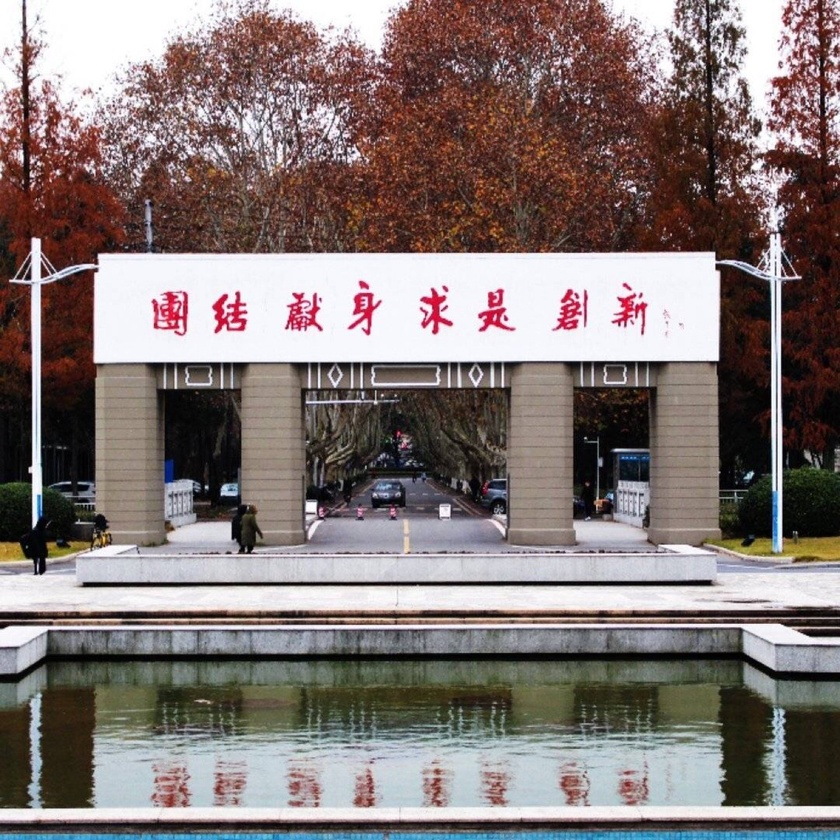
#> input picture hw1/datas/njust_origin.jpg, 840 x 840 px, shrunk from 1376 x 1376 before the run, found by its file name
$ python fog_simulation.py
#> lines starting #> are read from the running program, lines starting #| are printed output that depends on the picture
import numpy as np
import cv2 as cv
import os
import random

file = ['D:/WorkPlace/Image Analysis Basics/hw1/datas/njust_origin.jpg']
output = 'D:/WorkPlace/Image Analysis Basics/hw1/datas/njust_fogged.jpg'

for file_img in file:
    #打开图像
    img = cv.imread(file_img)
#> img is the input picture: shape (840, 840, 3); mean B, G, R 116.8, 118.3, 130.2
    mask_img = cv.imread(file_img)

    #雾的颜色
    mask_img[:, :] = (166, 178, 180)
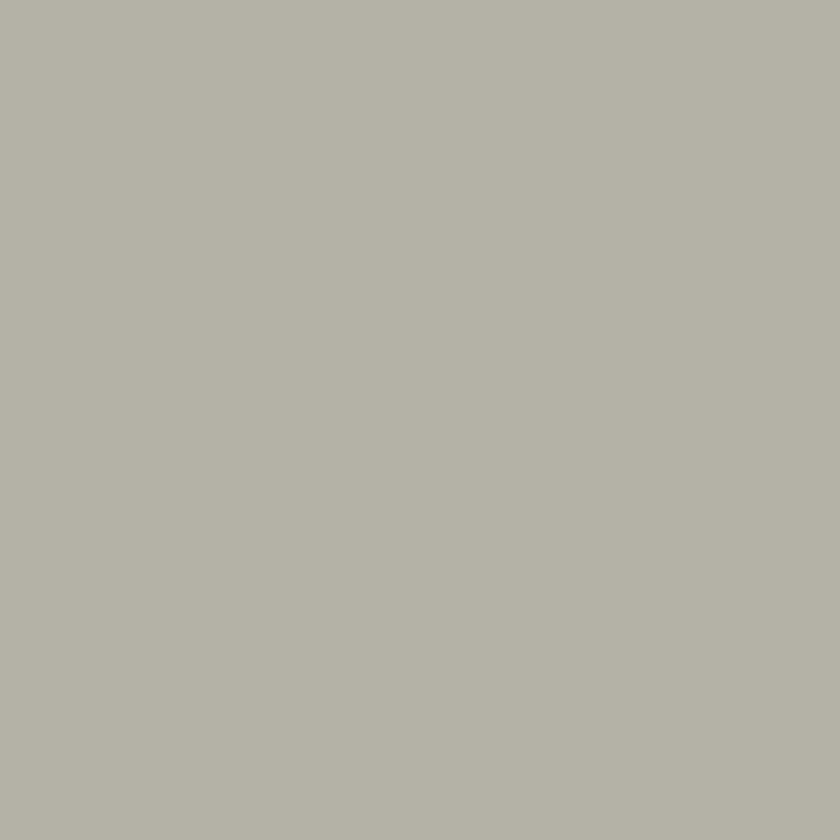
#> mask_img: shape (840, 840, 3); mean B, G, R 166, 178, 180

    #雾的浓度
    image = cv.addWeighted(img,
                           round(random.uniform(0.03, 0.28), 2),
                           mask_img, 1, 0)
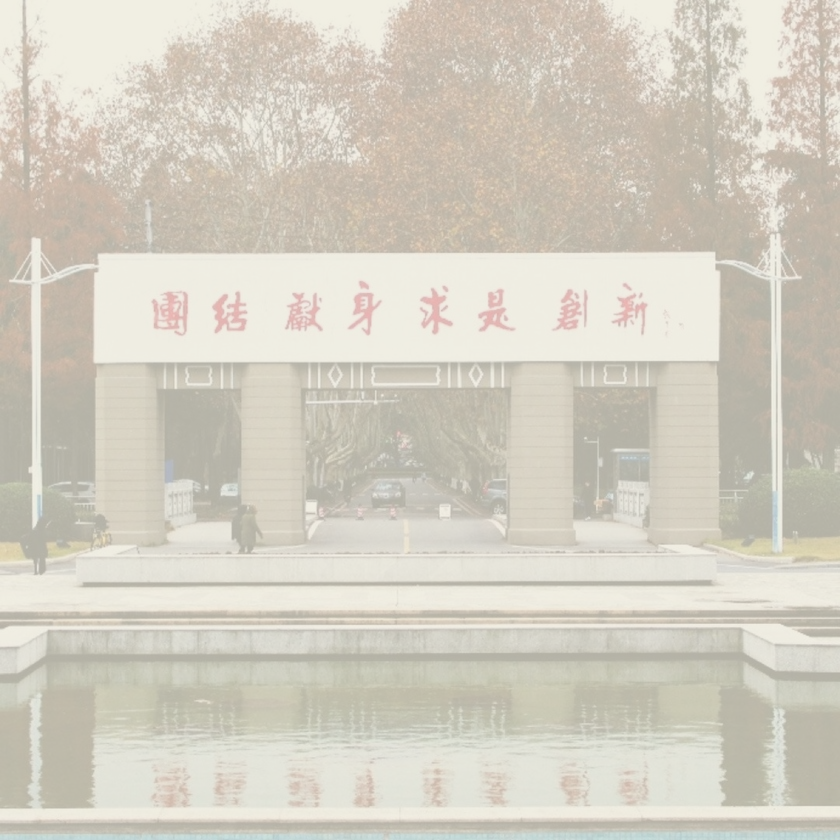
#> image: shape (840, 840, 3); mean B, G, R 194, 206.4, 211.3

    #保存的文件夹
    cv.imwrite(output, image)

$ run again, with hw1/datas/city_contrast.jpg copied over hw1/datas/njust_origin.jpg
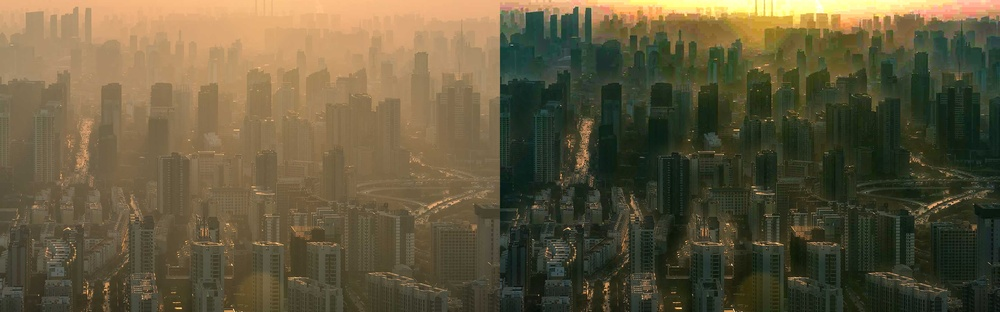
#> input picture hw1/datas/city_contrast.jpg, 1000 x 312 px, shrunk from 3360 x 1048 before the run, found by its file name
#> img is the input picture: shape (312, 1000, 3); mean B, G, R 61.5, 89.1, 99.1
#> `image = cv.addWeighted(img, round(random.uniform(0.03, 0.28), 2), mask..`:
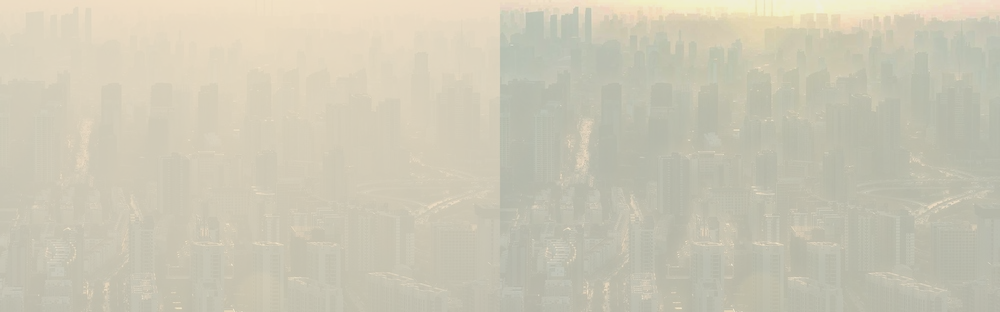
#> image: shape (312, 1000, 3); mean B, G, R 180.8, 199.4, 203.8

$ run again, with hw1/datas/city_defogged.jpg copied over hw1/datas/njust_origin.jpg
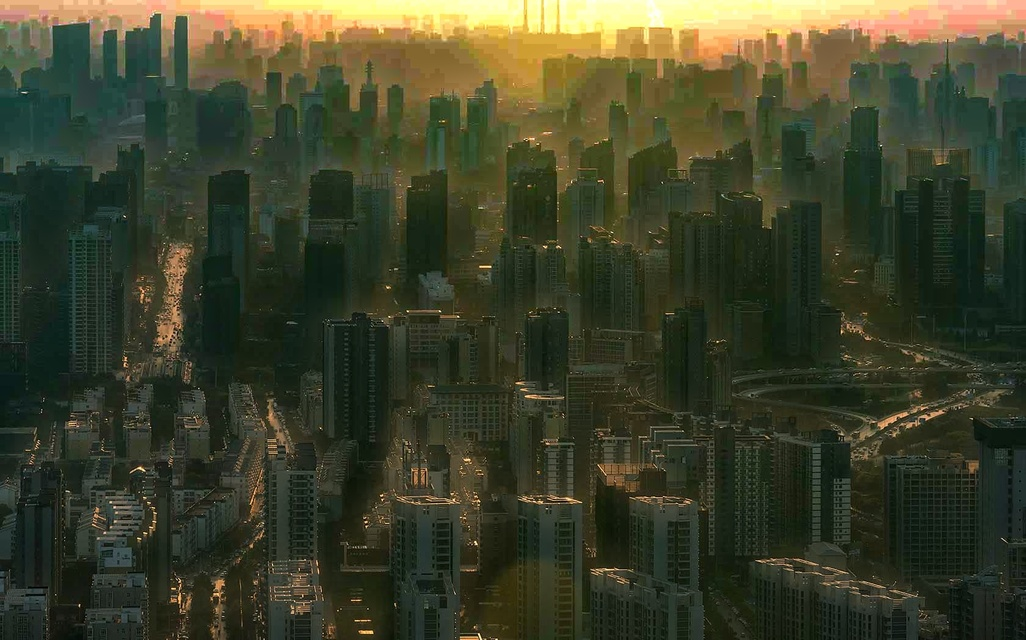
#> input picture hw1/datas/city_defogged.jpg, 1026 x 640 px, shrunk from 1680 x 1048 before the run, found by its file name
#> img is the input picture: shape (640, 1026, 3); mean B, G, R 43.1, 65.7, 62.3
#> `image = cv.addWeighted(img, round(random.uniform(0.03, 0.28), 2), mask..`:
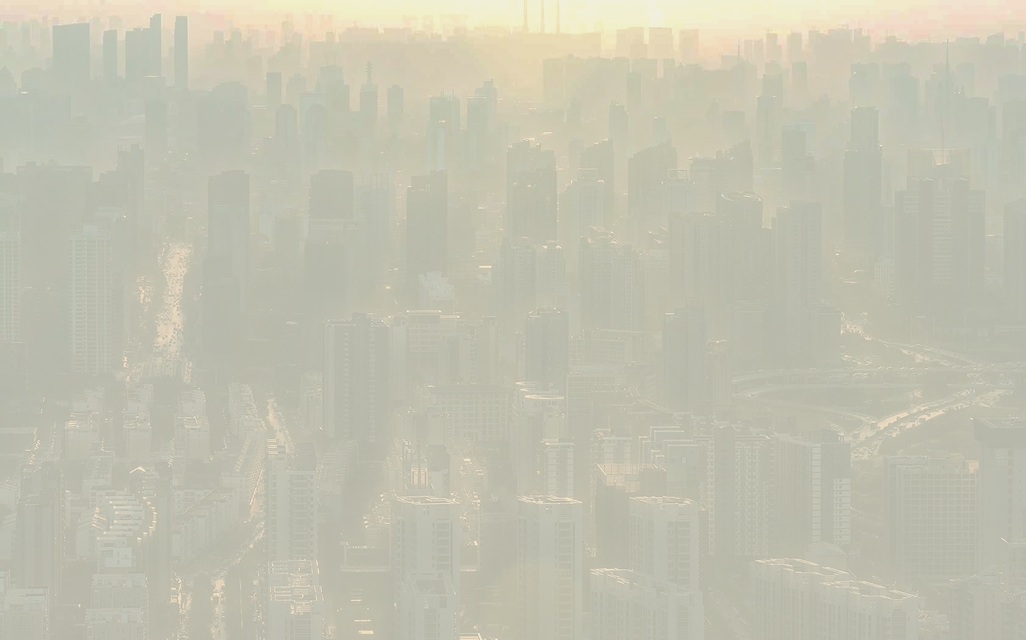
#> image: shape (640, 1026, 3); mean B, G, R 176.3, 193.8, 195

$ run again, with hw1/datas/city_fogged.jpg copied over hw1/datas/njust_origin.jpg
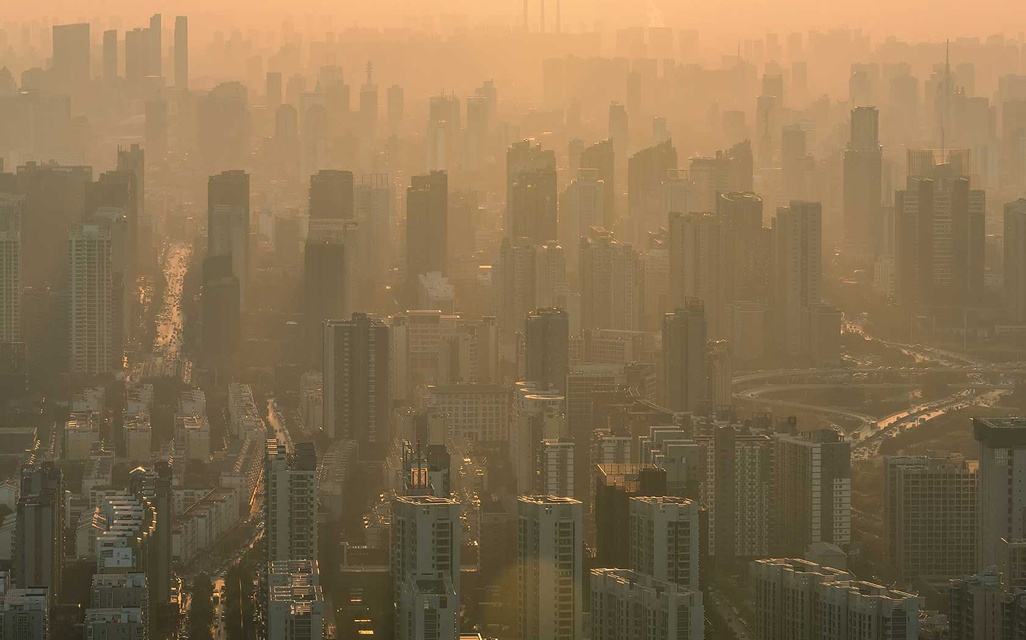
#> input picture hw1/datas/city_fogged.jpg, 1026 x 640 px, shrunk from 1680 x 1048 before the run, found by its file name
#> img is the input picture: shape (640, 1026, 3); mean B, G, R 79.9, 112.5, 135.9
#> `image = cv.addWeighted(img, round(random.uniform(0.03, 0.28), 2), mask..`:
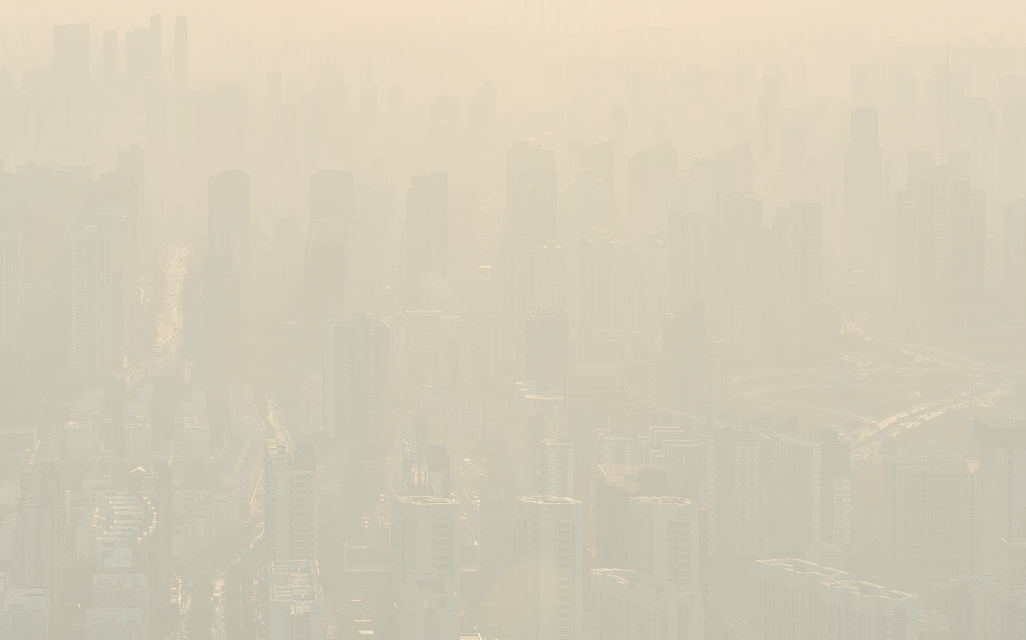
#> image: shape (640, 1026, 3); mean B, G, R 185.2, 205, 212.6
